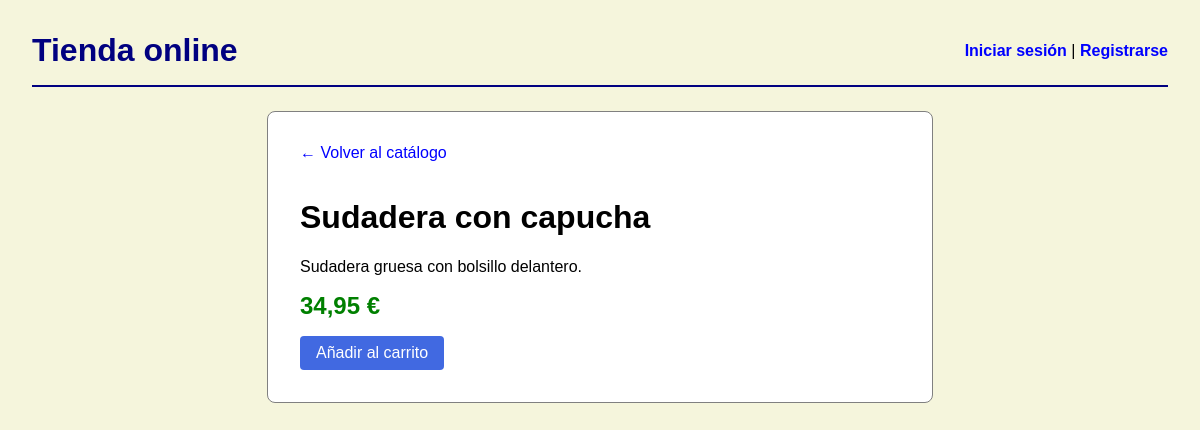
/index.php?page=producto&id=2, run on the app's committed database.
### tables this page shows
CREATE TABLE producto (
  id_producto INT UNSIGNED NOT NULL AUTO_INCREMENT,
  nombre      VARCHAR(120) NOT NULL,
  descripcion TEXT         NULL,
  precio      DECIMAL(10,2) NOT NULL,
  PRIMARY KEY (id_producto),
  CONSTRAINT chk_producto_precio CHECK (precio >= 0)
);

### index.php (called while the page is built, shortened)
<?php
require_once __DIR__ . '/controllers/mainController.php';

### repositories/ProductoRepository.php (called while the page is built, shortened)
<?php
require_once __DIR__ . '/../models/Producto.php';
class ProductoRepository {
    private mysqli $db;
    public function __construct (mysqli $db){
        $this->db = $db;
    }
    public function findById(int $id): ?Producto {
        $sql = "SELECT id_producto, nombre, descripcion, precio FROM producto WHERE id_producto = ?";
            $stmt = $this->db->prepare($sql);
            $stmt->bind_param("i", $id);
            $stmt->execute();
            $resultado = $stmt->get_result();
            if ($row = $resultado->fetch_assoc()){
                return new Producto(
                    (int)$row['id_producto'],
                    $row['nombre'],
                    $row['descripcion'],
                    (float)$row['precio']
                );
            }
            return null;
    }
}

### models/Producto.php (called while the page is built, shortened)
<?php
class Producto {
    private string $nombre;
    private ?string $descripcion;
    private float $precio;
public function __construct (?int $id_producto, string $nombre, ?string $descripcion, float $precio) {
    $this->nombre = $nombre;
    $this -> descripcion = $descripcion;
    $this-> precio = $precio;
}
public function getNombre(): string {return $this->nombre;}
public function getDescripcion(): ?string {return $this->descripcion;}
public function getPrecio(): float { return $this->precio;}
}

### views/productoView.phtml (the view, shortened to what this page needs)
<!DOCTYPE html>
    <html lang="es">
    <head>
        <link rel="stylesheet" href="css/estilos.css">
    </head>
    <body>
        <?php require __DIR__ . '/header.phtml'; ?>
        <div class="detalle">
            <a class="volver" href="index.php?page=productos">&larr; Volver al catálogo</a>
            <h1><?= htmlspecialchars($producto->getNombre()) ?></h1>
            <p><?= htmlspecialchars($producto->getDescripcion() ?? 'Sin descripción.') ?></p>
            <p class="precio-grande"><?= number_format($producto->getPrecio(), 2, ',', '.') ?> €</p>
            <form action="index.php?page=carrito" method="post">
                <input type="submit" class="btn" value="Añadir al carrito">
            </form>
        </div>
    </body>
    </html>

### css/estilos.css (style rules this page uses)
body { font-family: sans-serif; margin: 2rem; background: beige; color: black; }
.detalle { background: white; border: 1px solid gray; border-radius: 8px; padding: 2rem; max-width: 600px; margin: 0 auto; }
.precio-grande { font-size: 1.5rem; font-weight: bold; color: green; margin: 1rem 0; }
.volver { display: inline-block; margin-bottom: 1rem; color: blue; text-decoration: none; }
.btn { display: inline-block; background: royalblue; color: white; padding: 0.5rem 1rem; text-decoration: none; border-radius: 4px; text-align: center; border: none; cursor: pointer; font-size: 1rem; }

### data on the page
producto: nombre "Sudadera con capucha", descripcion "Sudadera gruesa con bolsillo delantero.", precio "34,95"
